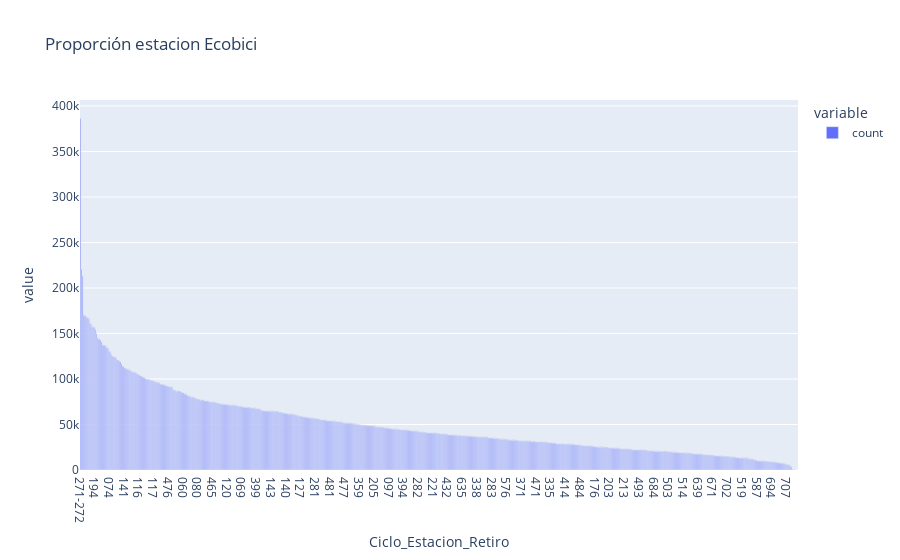

Notebook cell for this chart:
### Code cell
import plotly.express as px

# Crear la gráfica de barras interactiva
fig = px.bar(df_viajes['Ciclo_Estacion_Retiro'].value_counts(), title="Proporción estacion Ecobici")

# Agregar etiquetas a las barras
#fig.update_traces(text=df_horas_muestra.reset_index()['proportion'].apply( lambda x: round(x,2) ) )

# ordeamos por la longitud de la estacion de retiro
fig.update_traces(text=df_viajes['Ciclo_Estacion_Retiro'].value_counts().sort_index() )

fig.show()

### Figure 1 — Plotly figure (JSON) as saved in the notebook; plotly's stock layout.template omitted (floating-point values rounded to 4 significant figures; data arrays with more than 128 entries replaced by an {"elided": "..."} marker saying what was removed)
{"data": [{"hovertemplate": "variable=count<br>Ciclo_Estacion_Retiro=%{x}<br>value=%{y}<extra></extra>", "legendgroup": "count", "marker": {"color": "#636efa", "pattern": {"shape": ""}}, "name": "count", "orientation": "v", "showlegend": true, "text": {"elided": "683 float values"}, "textposition": "auto", "type": "bar", "x": {"elided": "683 str values"}, "xaxis": "x", "y": {"elided": "683 int values"}, "yaxis": "y"}], "layout": {"barmode": "relative", "legend": {"title": {"text": "variable"}, "tracegroupgap": 0}, "title": {"text": "Proporción estacion Ecobici"}, "xaxis": {"anchor": "y", "domain": [0, 1], "title": {"text": "Ciclo_Estacion_Retiro"}}, "yaxis": {"anchor": "x", "domain": [0, 1], "title": {"text": "value"}}}}
